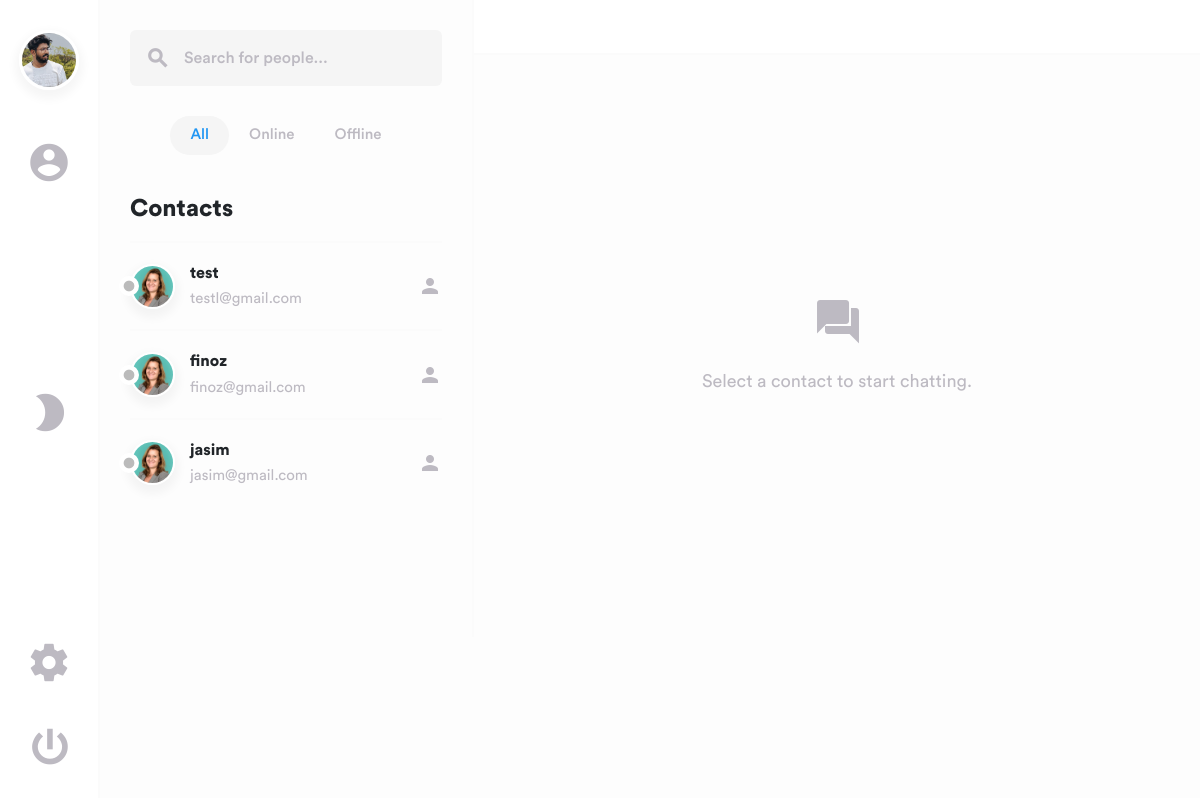
Before: /chat/users/ (signed in) with the older database file.
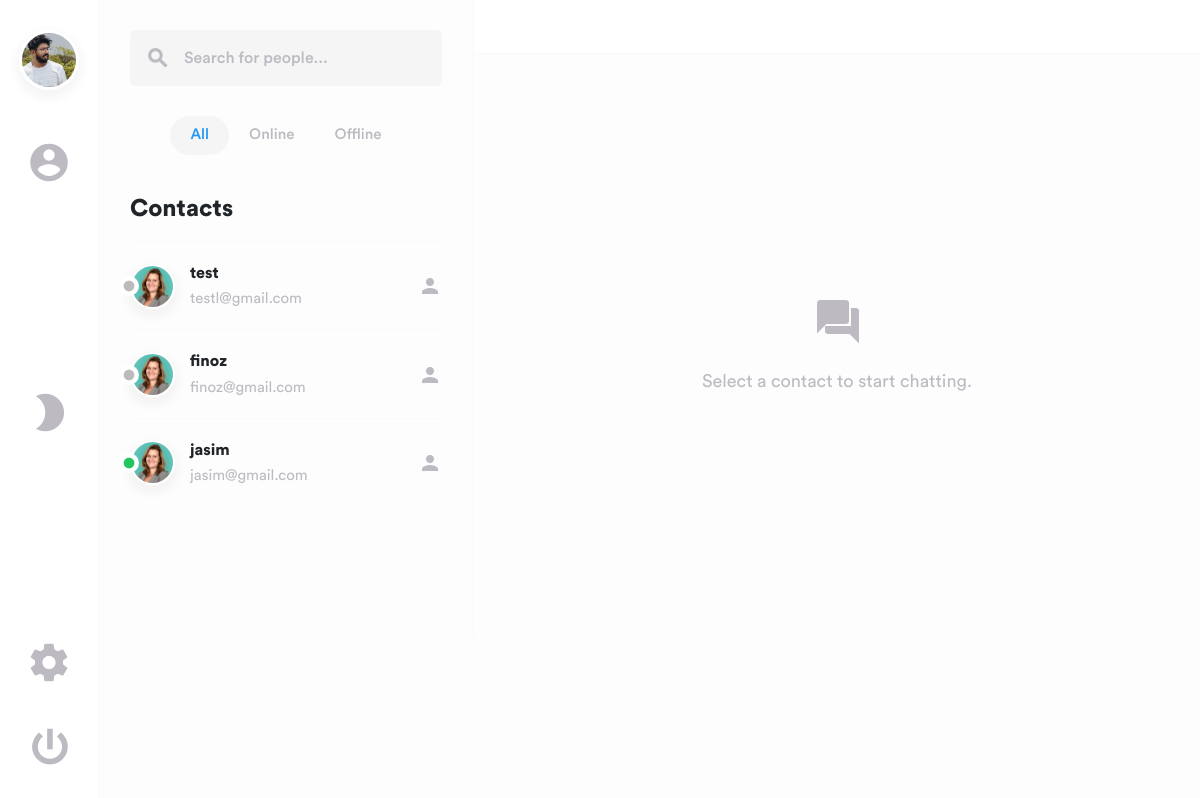
After: the same page with the newer database file.
### accounts/models.py (models this page shows, shortened)
class CustomUser(AbstractBaseUser, PermissionsMixin):
    email = models.EmailField(unique=True)
    username = models.CharField(max_length=150, unique=True)
    is_online = models.BooleanField(default=False)
    last_seen = models.DateTimeField(default=timezone.now)
    is_active = models.BooleanField(default=True)
    is_staff = models.BooleanField(default=False)
    date_joined = models.DateTimeField(default=timezone.now)
    profile_picture = models.ImageField(
        upload_to='profile_pics/',
        null=True,
        blank=True,
    )
    objects = CustomUserManager()
    USERNAME_FIELD = 'email'
    REQUIRED_FIELDS = ['username']

### chat/views.py (the view)
# urls.py: path('users/', views.user_list, name='user_list'),
@login_required(login_url='login')
def user_list(request):
    users = list(User.objects.exclude(id=request.user.id))
    _annotate_unread(users, request.user)
    return render(request, 'chat/user_list.html', {'users': users})

### chat/views.py (called while the page is built)
def _annotate_unread(users, current_user):
    counts = dict(
        Message.objects
        .filter(receiver=current_user, is_read=False)
        .values('sender_id')
        .annotate(n=Count('id'))
        .values_list('sender_id', 'n')
    )
    for user in users:
        user.unread_count = counts.get(user.id, 0)
    return users

### chat/templates/chat/user_list.html (shortened to what the changed rows need)
{% load static %}
<!DOCTYPE html>
<html lang="en">
<head>
    <link href="{% static 'dist/css/lib/bootstrap.min.css' %}" type="text/css" rel="stylesheet">
    <link href="{% static 'dist/css/swipe.min.css' %}" type="text/css" rel="stylesheet">
</head>
<body>
    <main>
        <div class="layout">
            <div class="sidebar" id="sidebar">
                <div class="container">
                    <div class="col-md-12">
                        <div class="tab-content">
                            <div class="tab-pane fade show active" id="members">
                                <div class="contacts">
                                    <h1>Contacts</h1>
                                    <div class="list-group" id="contacts" role="tablist">
                                        {% for user in users %}
                                        <a href="{% url 'chat:chat_with_user' user.id %}"
                                            class="filterMembers all {% if user.is_online %}online{% else %}offline{% endif %} contact">
                                            <img class="avatar-md"
                                                src="{% if user.profile_picture %}{{ user.profile_picture.url }}{% else %}{% static 'dist/img/avatars/avatar-female-1.jpg' %}{% endif %}"
                                                data-toggle="tooltip" data-placement="top" title="{{ user.username }}"
                                                alt="avatar">
                                            <div class="status">
                                                <i
                                                    class="material-icons {% if user.is_online %}online{% else %}offline{% endif %}">fiber_manual_record</i>
                                            </div>
                                            <div class="data">
                                                <h5>{{ user.username }}</h5>
                                                <p>{{ user.email }}</p>
                                            </div>
                                            <div class="person-add">
                                                <i class="material-icons">person</i>
                                            </div>
                                        </a>
                                        {% empty %}
                                        <p>No other users found.</p>
                                        {% endfor %}
                                    </div>
                                </div>
                            </div>
                        </div>
                    </div>
                </div>
            </div>
        </div>
    </main>
</body>
</html>

Changed rows visible on the page:
changed CustomUser "jasim": is_online False → True (drawn)
